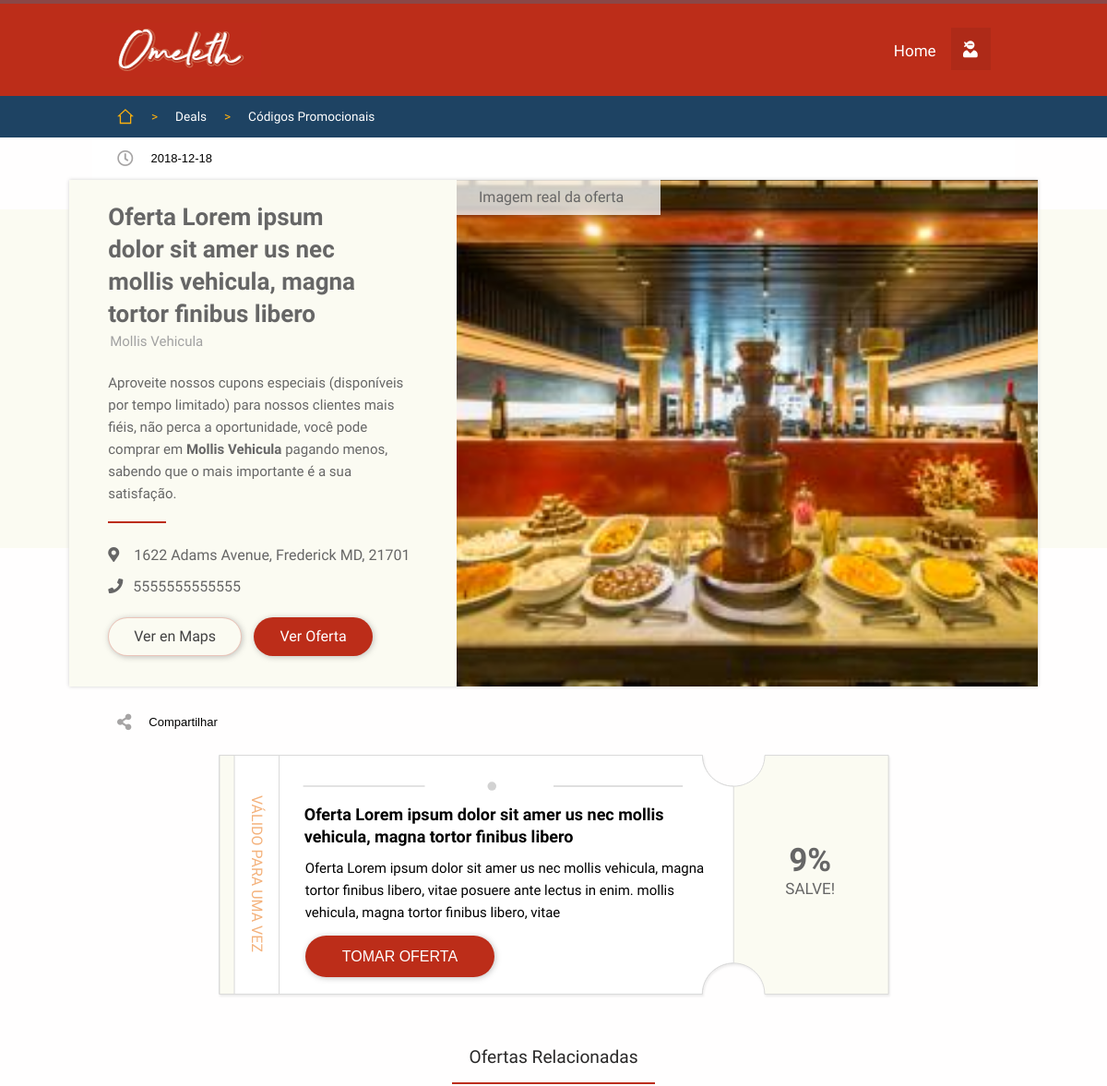
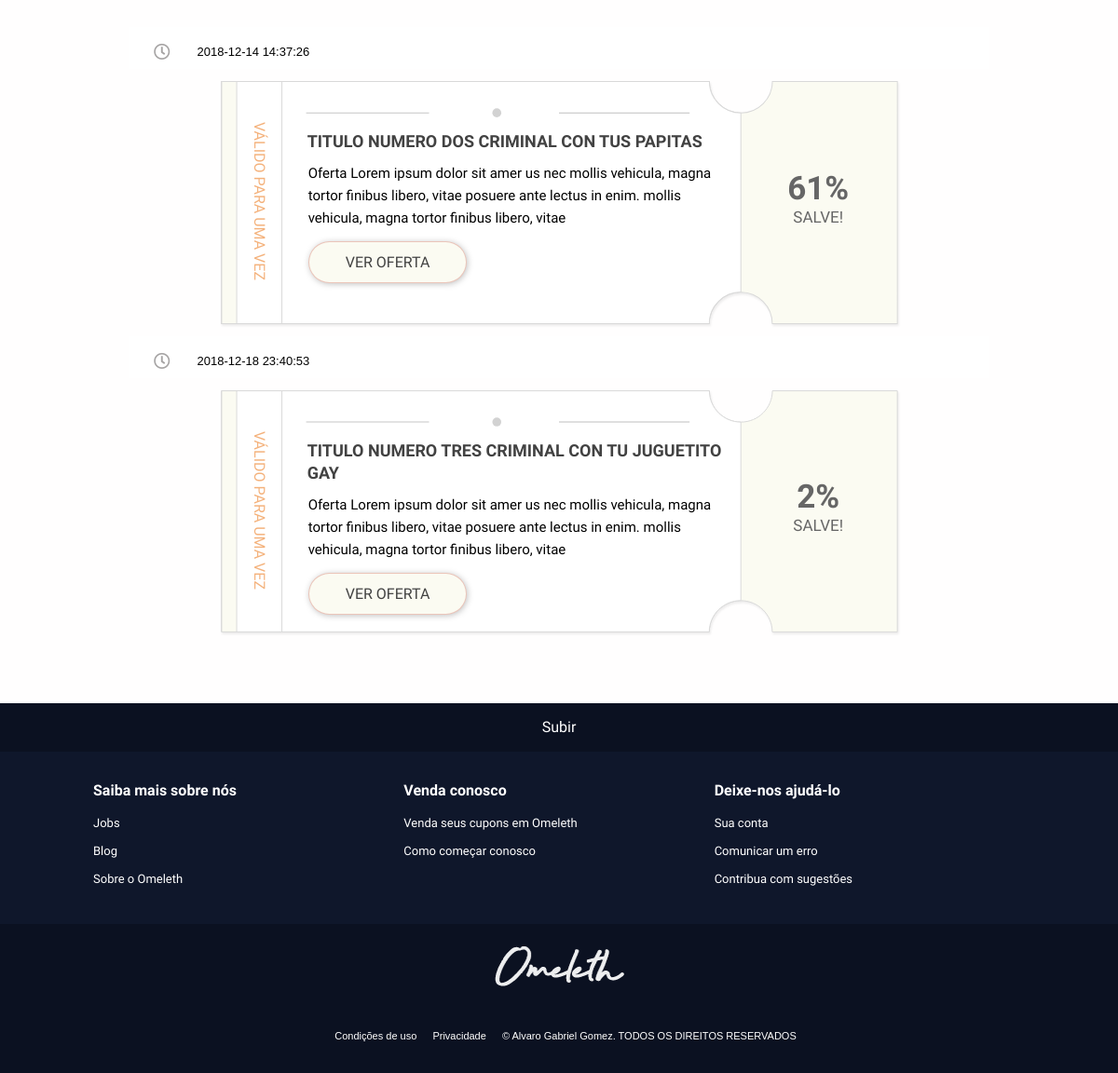
Before: /deals.php?id=1 with the older database file (2 pictures, top to bottom).
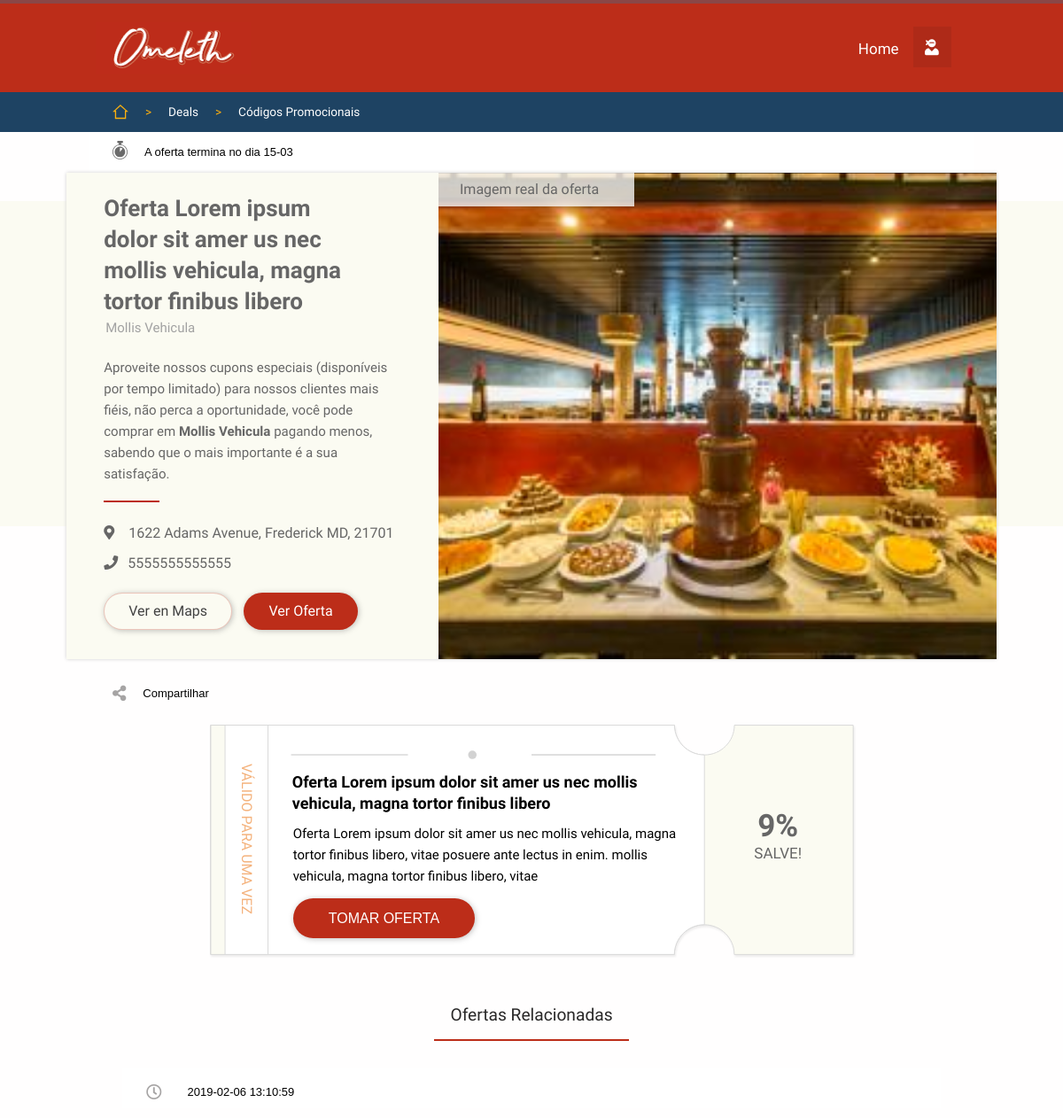
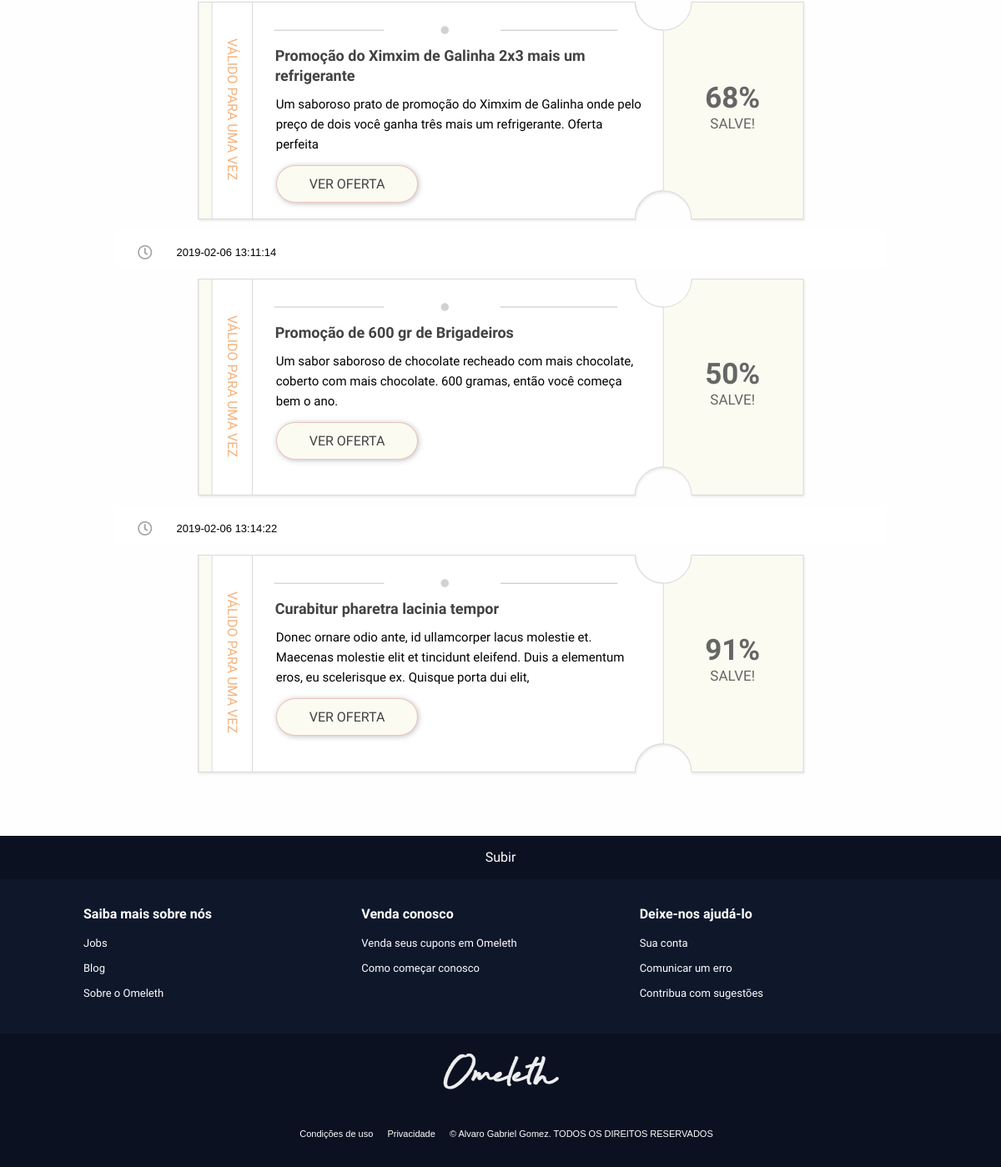
After: the same page with the newer database file (2 pictures, top to bottom).
### tables this page shows
CREATE TABLE `posts` (
  `post_id` int(10) UNSIGNED NOT NULL,
  `buss_id` int(10) UNSIGNED NOT NULL,
  `active` int(1) NOT NULL DEFAULT '1',
  `created_at` timestamp NOT NULL DEFAULT CURRENT_TIMESTAMP,
  `updated_at` timestamp NOT NULL DEFAULT CURRENT_TIMESTAMP ON UPDATE CURRENT_TIMESTAMP,
  `offer_end_at` timestamp NOT NULL DEFAULT '0000-00-00 00:00:00',
  `price_new` decimal(6,2) UNSIGNED NOT NULL DEFAULT '10.10',
  `price_from` decimal(6,2) UNSIGNED NOT NULL DEFAULT '11.11',
  `title` varchar(255) NOT NULL DEFAULT 'Oferta Lorem ipsum dolor sit amer us nec mollis vehicula, magna tortor finibus libero',
  `description` varchar(255) NOT NULL DEFAULT 'Oferta Lorem ipsum dolor sit amer us nec mollis vehicula, magna tortor finibus libero, vitae posuere ante lectus in enim. mollis vehicula, magna tortor finibus libero, vitae',
  `post_hero_img_url` varchar(500) DEFAULT 'img/tumb1.jpg'
);

CREATE TABLE `buss` (
  `buss_id` int(10) UNSIGNED NOT NULL,
  `buss_name` varchar(500) DEFAULT 'Mollis Vehicula',
  `buss_dir` varchar(500) DEFAULT '1622  Adams Avenue, Frederick MD, 21701',
  `buss_phone` varchar(255) DEFAULT '5555555555555',
  `buss_url` varchar(500) DEFAULT 'http://ckj1.site11.com',
  `created_at` timestamp NOT NULL DEFAULT CURRENT_TIMESTAMP,
  `updated_at` timestamp NOT NULL DEFAULT CURRENT_TIMESTAMP ON UPDATE CURRENT_TIMESTAMP,
  `cover_url` varchar(500) NOT NULL DEFAULT 'img/buss/buss1.jpg',
  `active` int(1) NOT NULL DEFAULT '1',
  `auth` varchar(255) NOT NULL DEFAULT '1',
  `buss_uid` varchar(255) NOT NULL,
  `buss_pwd` varchar(255) NOT NULL,
  `buss_limits` int(2) UNSIGNED DEFAULT '3'
);

### includes/deals-inc.php (called while the page is built, shortened)
<?php
if(isset($_GET['id'])){
    require 'dbh-inc.php';
    $post_url_id = mysqli_real_escape_string($conn, $_GET['id']);
    if(is_numeric($post_url_id)) {
    $sql = "
    SELECT b.buss_name, b.buss_dir, b.buss_phone, b.buss_phone, b.buss_url, p.title, p.description, p.price_from, p.price_new, p.offer_end_at, p.created_at, p.updated_at, p.buss_id, p.post_hero_img_url, b.cover_url, CONCAT(YEAR(p.updated_at),'-', MONTH(p.updated_at), '-' , DAY(p.updated_at)) AS data
    FROM posts as p
    JOIN buss as b
        on b.buss_id = p.buss_id
    WHERE p.post_id = $post_url_id
    AND p.active <> 0
    ";
    $results=mysqli_query($conn, $sql);
    $resultsCheck=mysqli_num_rows($results);
    $row = mysqli_fetch_array($results, MYSQLI_ASSOC);
    if($resultsCheck < 1){
        header('HTTP/1.1 404 Not Found');
        include '404.shtml';
        exit();
    }else{
        $post_offer_end_at = mysqli_real_escape_string($conn, $row['offer_end_at']);
        $post_offer_datatime = new DateTime($row['offer_end_at']);
        $post_updated_at =mysqli_real_escape_string($conn,  $row['data']);
        $post_buss_id = mysqli_real_escape_string($conn, $row['buss_id']);
        $post_buss_name =mysqli_real_escape_string($conn,  $row['buss_name']);
        $post_buss_dir = mysqli_real_escape_string($conn, $row['buss_dir']);
        $post_buss_phone =mysqli_real_escape_string($conn,  $row['buss_phone']);
        $post_hero_img = mysqli_real_escape_string($conn, $row['post_hero_img_url']);
    }
    }else{
        header('HTTP/1.1 404 Not Found');
        include '404.shtml';
        exit();
    }
}else{
require 'components/all-deals.php';
    exit();
}

### deals.php (the view, shortened to what the changed rows need)
<?php
require 'includes/deals-inc.php';
?>
<!DOCTYPE html>
<html lang="en">
<head>
    <link rel="stylesheet" type="text/css" href="style.css">
    <link rel="stylesheet" type="text/css" href="modalwindow/modalwindow.css">
    <link rel="stylesheet" type="text/css" href="css/responsive.css">
    <link rel="stylesheet" href="https://use.fontawesome.com/releases/v5.6.1/css/fontawesome.css">
    <link rel="stylesheet" href="https://use.fontawesome.com/releases/v5.6.1/css/regular.css">
    <link rel="stylesheet" href="https://use.fontawesome.com/releases/v5.6.1/css/solid.css">
    <link rel="stylesheet" type="text/css" href="css/animate.min.css">
</head>
<body>
<div id="themoderfoquer">
<div id="time-bar">
    <div id="time-bar-container">
            <nav>
                <ul><?php
                $post_offer_formated=$post_offer_datatime->format('d-m');
                    if (strtotime($post_offer_end_at) > 1) {
                 if(time() - strtotime($post_offer_end_at) <= 0){
                    if (abs(time() - strtotime($post_offer_end_at)) <= 2 * 86400) {
                        echo '<li><div class="clock-time-deals"></div></li> <li style="color:red;">A oferta está prestes a terminar no dia '.$post_offer_formated.'</li>';
                    }else if(abs(time() - strtotime($post_offer_end_at)) >= 2 * 86400){
                        if(abs(time() - strtotime($post_offer_end_at)) >= 8 * 86400){
                            echo '<li><div class="clock-time-deals clock-7"></div></li> <li style="">A oferta termina no dia '.$post_offer_formated.'</li>';
                        }else if(abs(time() - strtotime($post_offer_end_at)) <= 2 * 86400){
                            echo '<li><div class="clock-time-deals clock-70"></div></li> <li style="">A oferta termina no dia '.$post_offer_formated.'</li>';
                        }else if(abs(time() - strtotime($post_offer_end_at)) <= 3 * 86400 && abs(time() - strtotime($post_offer_end_at)) > 2 * 86400){
                            echo '<li><div class="clock-time-deals clock-30"></div></li> <li style="">A oferta termina no dia '.$post_offer_formated.'</li>';
                        }else if(abs(time() - strtotime($post_offer_end_at)) <= 4 * 86400 && abs(time() - strtotime($post_offer_end_at)) > 3 * 86400){
                            echo '<li><div class="clock-time-deals clock-25"></div></li> <li style="">A oferta termina no dia '.$post_offer_formated.'</li>';
                        }else if(abs(time() - strtotime($post_offer_end_at)) <= 7 * 86400 && abs(time() - strtotime($post_offer_end_at)) > 4 * 86400){
                            echo '<li><div class="clock-time-deals clock-15"></div></li> <li style="">A oferta termina no dia '.$post_offer_formated.'</li>';
                        }
                    }
                }else if(time() - strtotime($post_offer_end_at) > 1){
                    echo '<li><div class="clock-time-deals clock-100"></div></li> <li style="">A oferta terminou no dia '.$post_offer_formated.'</li>';
                }
                    }else{
                        echo '
                        <li><i style="font-size: 1.35em;color: #A6A4A4;margin: 14px 0px;" class="far fa-clock" ></i></li>
                        <li>'.$post_updated_at.'</li>';
                    }
                    ?>
                </ul>
            </nav>
    </div>
</div>
<section>
<div id="main-container">
     <div id="main">
    <div id="hero-deals-container">
        <div id="hero-deals">
            <div class="col1">
                <div class="title-hero-deals"><?php echo $row['title'] ?></div>
                <div class="buss-title-hero-deals"><?php echo  $post_buss_name; ?></div>
                <div class="desc-art">
                    <p class="description-text">
                    Aproveite nossos cupons especiais (disponíveis por tempo limitado) para nossos clientes mais fiéis, não perca a oportunidade, você pode comprar em <strong><?php echo $post_buss_name; ?></strong> pagando menos, sabendo que o mais importante é a sua satisfação.<br></p>
                    <div class="buss-dir">
                    <i class="fas fa-map-marker-alt" style="margin-right:16px;"></i><?php echo $post_buss_dir; ?>
                    </div>
                    <div class="buss-phone">
                    <i class="fas fa-phone" style="margin-right:11px;"></i><?php echo $post_buss_phone; ?>
                    </div>
                <div id="b-hero-buss">
                <div class="buss-button button l-grey"><a href="deals.php?id='.$row['post_id'].'">Ver en Maps</a></div>
                <div class="buss-button-o button red"><a href="#main-posts-container">Ver Oferta</a></div>
                </div>
                </div>
            </div>
             <div class="col2">
                <div class="image-hero-container">
                <img src="<?php echo $post_hero_img; ?>" alt="image deals">
                 </div>
            </div>
        </div>
    </div>
         <div id="main-posts-container">
                <div class="main-post">
<?php
echo '<div class="cupon-std">
<div class="cupon-col1">
<div>VÁLIDO PARA UMA VEZ</div>
</div>
<div class="cupon-col2">
<div class="cupon-titulo"><span>'.$row['title'].'</span></div>
<div class="cupon-desc"><span>'.$row['description'].'</span>
</div>';
if($post_offer_end_at > 1){
if(time() - strtotime($post_offer_end_at) <= 0){
    echo'
<button id="modaltrigger"class="cupon-boton button red"><span>TOMAR OFERTA</span></button>
';
}else if (time() - strtotime($post_offer_end_at) > 1){
echo' <button id="disable-button"class="cupon-boton button b-disabled" disabled="disabled"><span>Oferta concluída</span></button>';
}
}else{
    echo'
    <button id="modaltrigger"class="cupon-boton button red"><span>TOMAR OFERTA</span></button>
    ';
}
echo'
</div>
<div class="cupon-col3">
<div class="cupon-descuento">
<div class="porcentaje"><span>'. abs(round((($row['price_new']/$row['price_from'])*100)-100))  .'%</span></div>
<span class="s-porcentaje">SALVE!</span>
</div>
</div>
</div>
';
?>
<?php
require 'includes/related-inc.php';
?>
            </div>
    </div>
</div>
</section>
</div>
</body>
</html>

### includes/related-inc.php (shortened to what the changed rows need)
<?php
require 'includes/dbh-inc.php';
?>
<?php
$sql ="
SELECT * FROM posts
 WHERE buss_id = $post_buss_id
 AND active <> 0
 AND post_id <> $post_url_id
 ORDER BY post_id ASC
";
?>
<div><h3 style="margin-top:56px!important;">Ofertas Relacionadas</h3></div>
<?php
$results=mysqli_query($conn, $sql);
$resultsCheck=mysqli_num_rows($results);
if($resultsCheck < 1){
        require 'components/empty-state-related.php';
}else{
while($row = mysqli_fetch_array($results, MYSQLI_ASSOC)){
   echo ' <div id="time-bar">
    <div id="time-bar-container">
            <nav>
                <ul>
                    <li><i style="font-size: 1.35em;color: #A6A4A4;margin: 8px 0px;" class="far fa-clock" ></i></li>
                    <li>'.$row['updated_at'].'</li>
                </ul>
            </nav>
    </div>
</div>';
    echo '
    <div class="cupon-std">
    <div class="cupon-col1">
    <div>VÁLIDO PARA UMA VEZ</div>
    </div>
    <div class="cupon-col2">
    <div class="cupon-titulo"><span><a href="deals.php?id='.$row['post_id'].'">'.$row['title'].'</a></span></div>
    <div class="cupon-desc"><span>'.$row['description'].'</span>
    </div>
    <div class="cupon-boton button l-grey"><a href="deals.php?id='.$row['post_id'].'">VER OFERTA</a></div>
    </div>
    <div class="cupon-col3">
    <div class="cupon-descuento">
    <div class="porcentaje"><span>'. abs(round((($row['price_new']/$row['price_from'])*100)-100))  .'%</span></div>
    <span class="s-porcentaje">SALVE!</span>
    </div>
    </div>
    </div>';
}
}
?>

Changed rows visible on the page:
removed posts: updated_at "2018-12-14 14:37:26", title "TITULO NUMERO DOS CRIMINAL CON TUS PAPITAS", description "Oferta Lorem ipsum dolor sit amer us nec mollis vehicula, magna tortor finibus libero, vitae posuere ante lectus in enim. mollis vehicula, magna tortor finibus libero, vitae", abs(round((($row['price_new']/$row['price_from'])*100)-100)) "61"
removed posts: updated_at "2018-12-18 23:40:53", title "TITULO NUMERO TRES CRIMINAL CON TU JUGUETITO GAY", description "Oferta Lorem ipsum dolor sit amer us nec mollis vehicula, magna tortor finibus libero, vitae posuere ante lectus in enim. mollis vehicula, magna tortor finibus libero, vitae", abs(round((($row['price_new']/$row['price_from'])*100)-100)) "2"
changed posts "1622 Adams Avenue, Frederick MD, 21701": offer_end_at (not shown) → "15-03"
added posts: updated_at "2019-02-06 13:10:59", title "Promoção do Ximxim de Galinha 2x3 mais um refrigerante", description "Um saboroso prato de promoção do Ximxim de Galinha onde pelo preço de dois você ganha três mais um refrigerante. Oferta perfeita", abs(round((($row['price_new']/$row['price_from'])*100)-100)) "68"
added posts: updated_at "2019-02-06 13:11:14", title "Promoção de 600 gr de Brigadeiros", description "Um sabor saboroso de chocolate recheado com mais chocolate, coberto com mais chocolate. 600 gramas, então você começa bem o ano.", abs(round((($row['price_new']/$row['price_from'])*100)-100)) "50"
added posts: updated_at "2019-02-06 13:14:22", title "Curabitur pharetra lacinia tempor", description "Donec ornare odio ante, id ullamcorper lacus molestie et. Maecenas molestie elit et tincidunt eleifend. Duis a elementum eros, eu scelerisque ex. Quisque porta dui elit,", abs(round((($row['price_new']/$row['price_from'])*100)-100)) "91"
Other visible differences:
$post_updated_at: "2018-12-18" → (not shown)
text now shown: "A oferta termina no dia"
